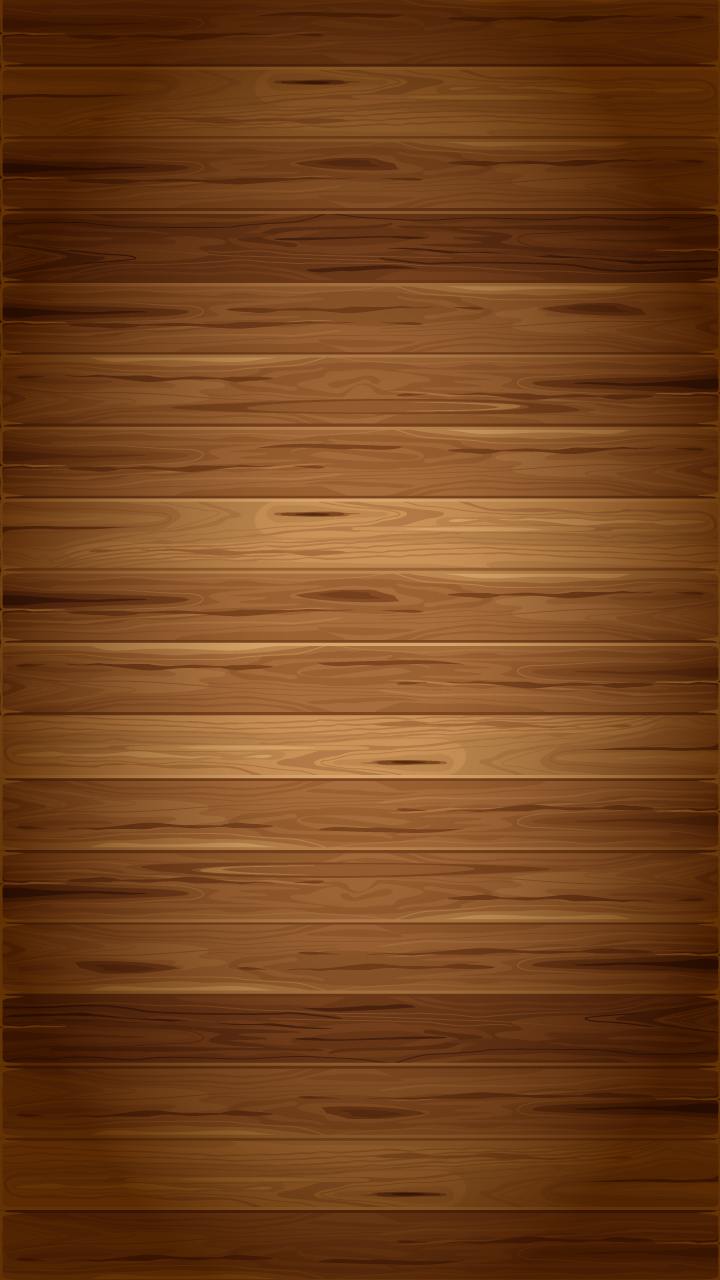

Below is a game level as drawn by its tile map, then a one-line description and the .tmx that defines it (tile-layer data replaced by summaries):
An orthogonal 45x80 tile map with 16x16 px tiles, 1 tile layer (Background), 2 tilesets.

<map version="1.0" orientation="orthogonal" renderorder="right-down" width="45" height="80" tilewidth="16" tileheight="16" nextobjectid="53">
 <tileset firstgid="1" name="Background" tilewidth="720" tileheight="1280" tilecount="1" columns="0">
  <tile id="0">
   <image width="720" height="1280" source="../game/game_stage_background.png" />
  </tile>
 </tileset>
 <tileset firstgid="2" name="Cuboid" tilewidth="204" tileheight="196" tilecount="7" columns="0">
  <tile id="3">
   <properties>
    <property name="Direction" value="Right" />
    <property name="Shape" value="Cuboid" />
   </properties>
   <image width="204" height="196" source="../game/cuboid0_0.png" />
  </tile>
  <tile id="4">
   <properties>
    <property name="Direction" value="Left" />
    <property name="Shape" value="Cuboid" />
   </properties>
   <image width="204" height="196" source="../game/cuboid1_0.png" />
  </tile>
  <tile id="5">
   <properties>
    <property name="Direction" value="Right_Up" />
    <property name="Shape" value="Cuboid" />
   </properties>
   <image width="204" height="196" source="../game/cuboid2_0.png" />
  </tile>
  <tile id="6">
   <properties>
    <property name="Direction" value="Left_Down" />
    <property name="Shape" value="Cuboid" />
   </properties>
   <image width="204" height="196" source="../game/cuboid3_0.png" />
  </tile>
  <tile id="7">
   <properties>
    <property name="Direction" value="Right_Down" />
    <property name="Shape" value="Cuboid" />
   </properties>
   <image width="204" height="196" source="../game/cuboid4_0.png" />
  </tile>
  <tile id="8">
   <properties>
    <property name="Direction" value="Left_Up" />
    <property name="Shape" value="Cuboid" />
   </properties>
   <image width="204" height="196" source="../game/cuboid5_0.png" />
  </tile>
  <tile id="9">
   <properties>
    <property name="Direction" value="N/A" />
    <property name="Shape" value="Cylinder" />
   </properties>
   <image width="204" height="196" source="../game/cylinder0_0.png" />
  </tile>
 </tileset>
 <layer name="Background" width="45" height="80">
  <data>[3600 cells, 1 non-empty, 1 distinct tile ids]</data>
 </layer>
 <objectgroup name="Cuboid" />
 <objectgroup name="Cuboid" />
</map>
